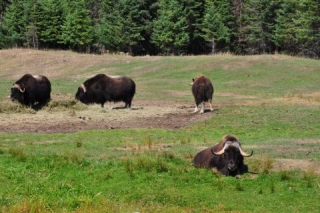
//> input picture Étape 16 - Calcul d'un histogramme d'image/group.jpg, 320 x 213 px
$ ./Histograms   (built with g++ and OpenCV 4)
//> lines starting //> are read from the running program, lines starting //| are printed output that depends on the picture; after the words box and inside, x2 and y2 are one past the last pixel; in counts of white or black regions, pixels touching at a corner belong together
### Étape 16 - Calcul d'un histogramme d'image/Histogram.hpp
#include <iostream>
#include <vector>
#include <opencv2/opencv.hpp>
#include <opencv2/core/core.hpp>
#include <opencv2/highgui/highgui.hpp>
#include <opencv2/imgproc/imgproc.hpp>

class Histogram1D
{
private:
    int histSize[1];        // Nombre de bins pour l'histogramme (par défaut, 256 bins)
    float hranges[2];       // Plage des valeurs (min et max)
    const float* ranges[1]; // Pointeur vers les plages de valeurs
    int channels[1];        // Indique le canal à utiliser pour le calcul de l'histogramme

public:
    // Constructeur par défaut
    Histogram1D()
    {
        histSize[0] = 256;   // Initialise à 256 bins
        hranges[0] = 0.0;    // Valeur minimale des pixels
        hranges[1] = 255.0;  // Valeur maximale des pixels
        ranges[0] = hranges; // Associe les plages au pointeur
        channels[0] = 0;     // Par défaut, utilise le canal 0 (par exemple, le canal bleu pour une image BGR)
    }

    // Définit le canal pour lequel l'histogramme sera calculé
    // [41 lines left out: functions setChannel, getChannel, setRanges, getMinValue, getMaxValue, setNBins and 1 more, not called in this run]

    // Calcule l'histogramme pour une image donnée
    cv::Mat getHistogram(const cv::Mat &image)
    {
        cv::Mat hist; // Matrice de sortie pour stocker l'histogramme

        // Appelle la fonction calcHist pour calculer l'histogramme
        cv::calcHist(
            &image,       // Image source (par référence)
            1,            // Nombre d'images (ici, une seule)
            channels,     // Canal(s) à utiliser
            cv::Mat(),    // Aucun masque (considère toute l'image)
            hist,         // Histogramme de sortie
            1,            // Histogramme 1D
            histSize,     // Nombre de bins
            ranges        // Plage des valeurs
        );

        return hist; // Retourne l'histogramme calculé
    }

    // Génère une image visuelle de l'histogramme
    cv::Mat getHistogramImage(const cv::Mat &image, int zoom = 1)
    {
        cv::Mat hist = getHistogram(image); // Calcule l'histogramme
        return Histogram1D::getImageOfHistogram(hist, zoom); // Génère une image à partir de l'histogramme
    }

    // Méthode statique pour convertir un histogramme en une image affichable
    static cv::Mat getImageOfHistogram(const cv::Mat &hist, int zoom)
    {
        double maxVal = 0;
        double minVal = 0;

        // Récupère les valeurs maximale et minimale de l'histogramme
        cv::minMaxLoc(hist, &minVal, &maxVal, 0, 0);

        int histSize = hist.rows; // Taille de l'histogramme (nombre de bins)

        // Crée une image blanche pour afficher l'histogramme
        cv::Mat histImg(histSize * zoom, histSize * zoom, CV_8U, cv::Scalar(255));

        // Hauteur maximale des barres (90 % de l'image)
        int hpt = static_cast<int>(0.9 * histSize);

        // Parcourt chaque bin de l'histogramme
        for (int h = 0; h < histSize; h++)
        {
            float binVal = hist.at<float>(h); // Valeur du bin actuel
            if (binVal > 0)
            {
                // Calcule la hauteur de la barre en fonction de la valeur maximale
                int intensity = static_cast<int>(binVal * hpt / maxVal);

                // Dessine une ligne verticale pour représenter la barre du bin
                cv::line(histImg, cv::Point(h * zoom, histSize * zoom), cv::Point(h * zoom, (histSize - intensity) * zoom), cv::Scalar(0), zoom);
            }
        }

        return histImg; // Retourne l'image générée
    }
};

class ColorHistogram
{
private:
    int histSize[3];        // Taille des histogrammes pour chaque canal (B, G, R)
    float hranges[2];       // Plage des valeurs de pixel
    const float* ranges[3]; // Plages pour chaque canal
    int channels[3];        // Index des canaux (B, G, R)

public:
    // Constructeur par défaut
    ColorHistogram()
    {
        histSize[0] = histSize[1] = histSize[2] = 256; // Par défaut, 256 bins pour chaque canal
        hranges[0] = 0.0; // Plage des valeurs : 0-255
        hranges[1] = 255.0;
        ranges[0] = hranges; // Même plage pour tous les canaux
        ranges[1] = hranges;
        ranges[2] = hranges;
        channels[0] = 0; // Canal bleu
        channels[1] = 1; // Canal vert
        channels[2] = 2; // Canal rouge
    }

    // Définit la taille des bins pour chaque canal
    // [17 lines left out: functions setNBins, getNBins, setRanges, not called in this run]

    // Calcule l'histogramme pour une image donnée et un canal donné
    cv::Mat getHistogram(const cv::Mat &image, int channel)
    {
        cv::Mat hist; // Matrice de sortie pour stocker l'histogramme

        // Appelle la fonction calcHist pour calculer l'histogramme
        cv::calcHist(
            &image,       // Image source (par référence)
            1,            // Nombre d'images (ici, une seule)
            &channels[channel], // Canal à utiliser
            cv::Mat(),    // Aucun masque (considère toute l'image)
            hist,         // Histogramme de sortie
            1,            // Histogramme 1D
            histSize,     // Nombre de bins
            ranges        // Plage des valeurs
        );

        return hist; // Retourne l'histogramme calculé
    }

    // Calcule l'histogramme 3D pour une image couleur
    cv::Mat getHistogram3D(const cv::Mat& image)
    {
        cv::Mat hist;

        // Calcule l'histogramme en 3 dimensions pour les canaux B, G, R
        cv::calcHist(&image,
                     1,          // Une seule image
                     channels,   // Canaux à considérer
                     cv::Mat(),  // Pas de masque
                     hist,       // Histogramme de sortie
                     3,          // Histogramme 3D
                     histSize,   // Nombre de bins pour chaque canal
                     ranges);    // Plage des valeurs pour chaque canal

        return hist;
    }

    // Visualise les histogrammes individuels des canaux (B, G, R)
    std::vector<cv::Mat> getHistogramImages(const cv::Mat& image, int zoom = 1)
    {
        std::vector<cv::Mat> histImages;

        for (int i = 0; i < 3; ++i)
        {
            cv::Mat hist = getHistogram(image, i); // Calcule l'histogramme

            histImages.push_back(ColorHistogram::getImageOfHistogram(hist, zoom)); // Génère une image de l'histogramme
        }

        return histImages;
    }

    // Méthode statique pour convertir un histogramme en une image affichable
    static cv::Mat getImageOfHistogram(const cv::Mat &hist, int zoom)
    {
        double maxVal = 0;
        double minVal = 0;

        // Récupère les valeurs maximale et minimale de l'histogramme
        cv::minMaxLoc(hist, &minVal, &maxVal, 0, 0);

        int histSize = hist.rows; // Taille de l'histogramme (nombre de bins)

        // Crée une image blanche pour afficher l'histogramme
        cv::Mat histImg(histSize * zoom, histSize * zoom, CV_8U, cv::Scalar(255));

        // Hauteur maximale des barres (90 % de l'image)
        int hpt = static_cast<int>(0.9 * histSize);

        // Parcourt chaque bin de l'histogramme
        for (int h = 0; h < histSize; h++)
        {
            float binVal = hist.at<float>(h); // Valeur du bin actuel
            if (binVal > 0)
            {
                // Calcule la hauteur de la barre en fonction de la valeur maximale
                int intensity = static_cast<int>(binVal * hpt / maxVal);

                // Dessine une ligne verticale pour représenter la barre du bin
                cv::line(histImg, cv::Point(h * zoom, histSize * zoom), cv::Point(h * zoom, (histSize - intensity) * zoom), cv::Scalar(0), zoom);
            }
        }

        return histImg; // Retourne l'image générée
    }

    // Normalise et retourne une image 3D de l'histogramme (en 2D pour visualisation)
    cv::Mat get3DHistogramImage(const cv::Mat& hist)
    {
        // Normalise l'histogramme pour une meilleure visualisation
        cv::Mat normalizedHist;
        cv::normalize(hist, normalizedHist, 0, 255, cv::NORM_MINMAX);

        // Dimension de l'image de sortie
        int histDim = histSize[0]; // Hypothèse : les trois dimensions ont la même taille
        cv::Mat histImage(histDim, histDim, CV_8UC3, cv::Scalar(0, 0, 0));

        // Parcourt les bins et dessine une représentation simplifiée
        for (int r = 0; r < histDim; ++r)
        {
            for (int g = 0; g < histDim; ++g)
            {
                float binVal = 0.0;
                for (int b = 0; b < histDim; ++b)
                {
                    binVal += normalizedHist.at<float>(b, g, r); // Accumule les valeurs
                }
                int intensity = static_cast<int>(binVal);
                histImage.at<cv::Vec3b>(g, r) = cv::Vec3b(intensity, intensity, intensity);
            }
        }

        return histImage;
    }
};

### Étape 16 - Calcul d'un histogramme d'image/Histograms.cpp
#include "Histogram.hpp"

int main()
{
    // Histogram1D-----------------------------------------
    // Charge une image en niveaux de gris
    cv::Mat image = cv::imread("group.jpg", 0); // 0 pour charger en niveaux de gris
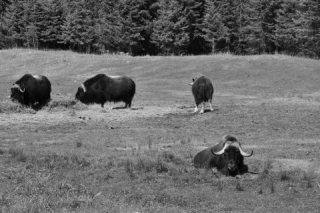
//> image: 213 rows x 320 cols, CV_8UC1; min 0, max 221, mean 106.7
    if (!image.data)
    {
        return 0;
    }

    // Crée un objet Histogram1D pour calculer l'histogramme en niveaux de gris
    Histogram1D h;
    cv::Mat histo = h.getHistogram(image); // Calcule l'histogramme de l'image
//> in getHistogram, `cv::calcHist( &image, 1, channels, cv::Mat(), hist, 1, histSize, range..`: hist = 256 values, max 1063 at index 131, min 0 at index 210, mean 266.2
//> histo has the same summary as hist in getHistogram

    // Affiche les valeurs de l'histogramme dans la console
    for (int i = 0; i < 256; i++)
    {
        std::cout << "Value " << i << " = " << histo.at<float>(i) << std::endl;
    }
//> this loop made 256 passes
//| Value 0 = 3
//| Value 1 = 5
//| Value 2 = 18
//| Value 3 = 5
//| Value 4 = 3
//| Value 5 = 13
//| Value 6 = 62
//| Value 7 = 44
//> (output is shown up to pass 8 of 256)

    // Affiche une visualisation de l'histogramme dans une fenêtre
    cv::namedWindow("Histogram");
    cv::imshow("Histogram", h.getHistogramImage(image));
//> in getImageOfHistogram, `cv::minMaxLoc(hist, &minVal, &maxVal, 0, 0);`: maxVal = 1063
//> the loop in getImageOfHistogram, `for (int h = 0; h < histSize; h++)` made 256 passes
//> (binVal, intensity) on passes 1 to 12: (3, 0), (5, 1), (18, 3), (5, 1), (3, 0), (13, 2), (62, 13), (44, 9), (55, 11), (98, 21), (90, 19), (107, 23)
//> after the loop in getImageOfHistogram, `for (int h = 0; h < histSize; h++)`:
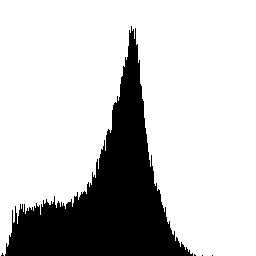
//> histImg: 256 rows x 256 cols, CV_8UC1; 77.7% white; 5 black regions (4 under 20 px), largest, box (x1, y1, x2, y2) and area: (5, 26, 193, 256) 14627

    // Dessine une ligne sur l'histogramme pour marquer une valeur seuil
    cv::Mat hi = h.getHistogramImage(image); // Copie l'image de l'histogramme
//> the loop in getImageOfHistogram (call 2), `for (int h = 0; h < histSize; h++)` made 256 passes
    cv::line(hi, cv::Point(70, 0), cv::Point(70, 255), cv::Scalar(128)); // Dessine une ligne verticale à 70
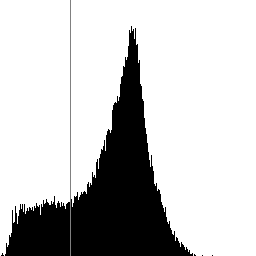
//> hi: 256 rows x 256 cols, CV_8UC1; 0.39% of pixels changed, all inside (x1, y1, x2, y2) = (70, 0, 71, 256)
    cv::imshow("Histogram with threshold value", hi); // Affiche l'histogramme modifié

    // Applique un seuillage binaire sur l'image en niveaux de gris
    cv::Mat thresholded;
    cv::threshold(image, thresholded, 70, 255, cv::THRESH_BINARY); // Pixels >= 70 deviennent blancs
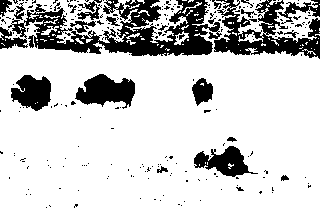
//> thresholded: 213 rows x 320 cols, CV_8UC1; 79.3% white; 230 black regions (208 under 20 px), largest, box (x1, y1, x2, y2) and area: (0, 0, 222, 56) 5711, (214, 0, 320, 59) 2737, (75, 74, 135, 109) 1306

    // Affiche l'image binaire
    cv::imshow("Binary Image", thresholded);

    // Inverse l'image binaire (noir devient blanc, blanc devient noir)
    thresholded = 255 - thresholded;
    cv::imwrite("binary.bmp", thresholded); // Sauvegarde l'image inversée dans un fichier

    // ColorHistogram--------------------------------------
    // Charge une image en couleur
    cv::Mat colorImage = cv::imread("group.jpg");
//> colorImage is the input picture: 213 rows x 320 cols, CV_8UC3; mean B, G, R 69.4, 113.7, 107.3
    if (!colorImage.data)
    {
        return 0;
    }

    // Crée un objet ColorHistogram pour analyser les canaux de couleur
    ColorHistogram ch;

    // Récupère et affiche les histogrammes individuels des canaux B, G, et R
    std::vector<cv::Mat> histImages = ch.getHistogramImages(colorImage, 2);
//> the loop in getHistogramImages, `for (int i = 0; i < 3; ++i)` made 3 passes
//> maxVal in getImageOfHistogram on passes 1 to 3: 818, 1401, 750
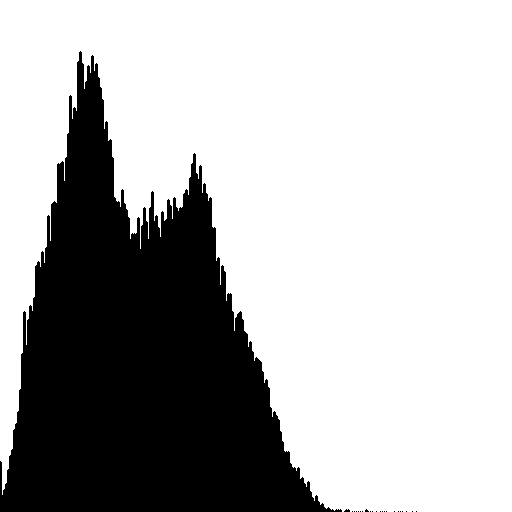
//> histImages[0]: 512 rows x 512 cols, CV_8UC1; 70.4% white; 23 black regions (22 under 20 px), largest, box (x1, y1, x2, y2) and area: (0, 51, 342, 512) 77467
//> histImages[1]: 512 rows x 512 cols, CV_8UC1; 82.5% white; 20 black regions (19 under 20 px), largest, box (x1, y1, x2, y2) and area: (6, 51, 391, 512) 45887
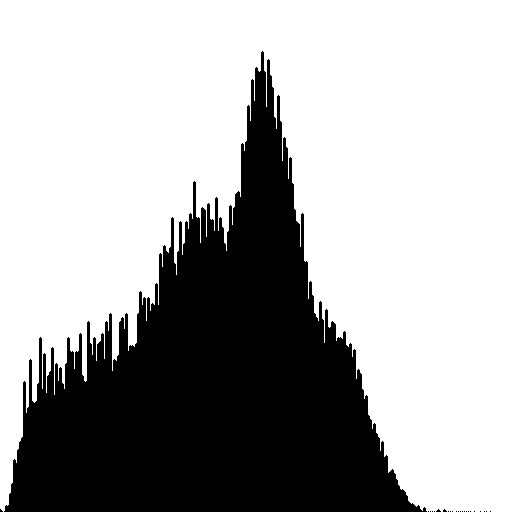
//> histImages[2]: 512 rows x 512 cols, CV_8UC1; 67.5% white; 24 black regions (23 under 20 px), largest, box (x1, y1, x2, y2) and area: (4, 51, 427, 512) 85116
    cv::imshow("Blue Histogram", histImages[0]);  // Histogramme du canal bleu
    cv::imshow("Green Histogram", histImages[1]); // Histogramme du canal vert
    cv::imshow("Red Histogram", histImages[2]);   // Histogramme du canal rouge

    // Calcule l'histogramme 3D des couleurs
    cv::Mat hist3D = ch.getHistogram3D(colorImage); // Calcule l'histogramme 3D
    cv::Mat histImage3D = ch.get3DHistogramImage(hist3D);  // Génère une image de l'histogramme 3D (2D pour visualisation)
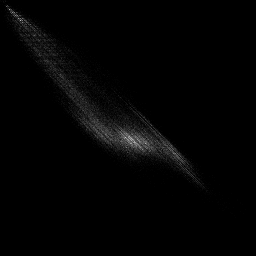
//> histImage3D: 256 rows x 256 cols, CV_8UC3; min 0, max 200, mean 3.5
    cv::imshow("3D Histogram Image", histImage3D); // Histogramme 3D


    cv::waitKey(0);

    return 0;
}
